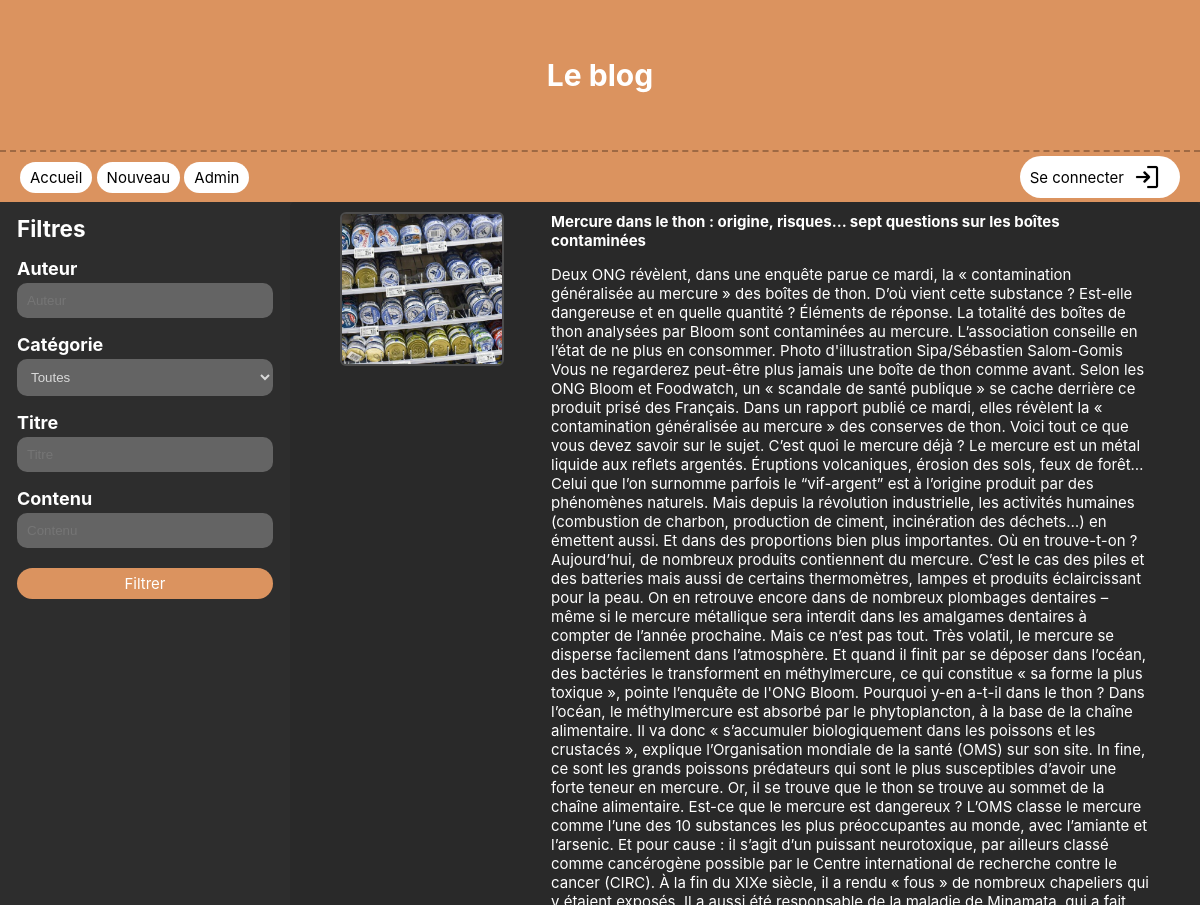
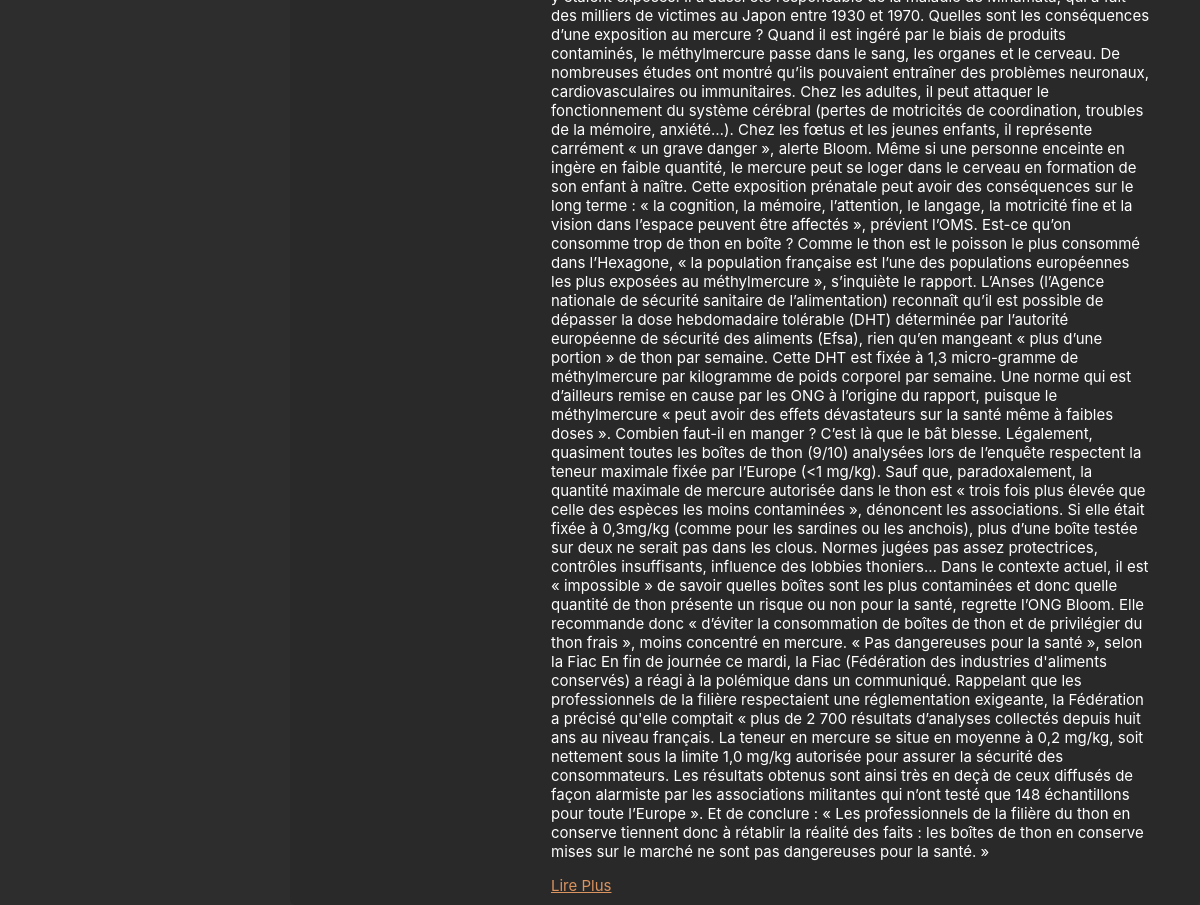
Screenshot of /code/index.php with the database file from the repository (2 pictures, top to bottom).
### tables this page shows
CREATE TABLE IF NOT EXISTS `articles` (
  `id` int NOT NULL AUTO_INCREMENT,
  `title` text NOT NULL,
  `content` text NOT NULL,
  `author_id` int NOT NULL,
  `image_url` text NOT NULL,
  `created_at` datetime NOT NULL DEFAULT CURRENT_TIMESTAMP,
  `updated_at` datetime NOT NULL DEFAULT CURRENT_TIMESTAMP,
  PRIMARY KEY (`id`),
  KEY `author_id` (`author_id`)
);

### code/index.php (the view, shortened to what this page needs)
<?php
try {
    $sql = 'SELECT *, a.id as article_id FROM articles a
            JOIN users u ON a.author_id = u.id
            JOIN article_categories ac ON a.id = ac.article_id
            JOIN categories c ON ac.category_id = c.id
            WHERE 1=1';
    $params = [];
    $sql .= ' ORDER BY a.created_at DESC LIMIT 25';
    $conn = get_bdd_connection();
    $stmt = $conn->prepare($sql);
    $stmt->execute($params);
    $values = $stmt->fetchAll();
} catch (PDOException $e) {
    echo "Erreur SQL : " . $e->getMessage();
}
?>
<!DOCTYPE html>
<html lang="fr">
<head>
    <link rel="stylesheet" href="res/css/style.css">
</head>
<body>
    <header>
        <h1>Le blog</h1>
    </header>
    <?php require_once "includes/header.php"; ?>
    <main class="home">
        <form method="POST" class="filters">
            <h2><label>Filtres<input type="checkbox" class="toggle_filters"></label></h2>
            <label>
                <span>Auteur</span>
                <input type="text" name="auteur" placeholder="Auteur">
            </label>
            <label>
                <span>Catégorie</span>
                <select name="categorie">
                    <option value="">Toutes</option>
                </select>
            </label>
            <label>
                <span>Titre</span>
                <input type="text" name="titre" placeholder="Titre">
            </label>
            <label>
                <span>Contenu</span>
                <input type="text" name="contenu" placeholder="Contenu">
            </label>
            <input type="submit" value="Filtrer">
        </form>
        <div class="articles">
            <?php foreach ($values as $row): ?>
                <article>
                    <img src="<?= htmlentities($row['image_url']) ?>" alt="Image de l'article">
                    <div class="preview">
                        <h4><?= htmlentities($row['title']) ?></h4>
                        <p><?= htmlentities($row['content']) ?></p>
                        <a href="article.php?id=<?= $row['article_id'] ?>">Lire Plus</a>
                    </div>
                </article>
            <?php endforeach; ?>
        </div>
    </main>
</body>
</html>

### code/includes/header.php (shortened to what this page needs)
<?php
if (empty($__PAGE_PREFIX)) {
    $__PAGE_PREFIX = './';
}
?>
<nav>
    <div class="left">
        <a class="button" href="<?= $__PAGE_PREFIX ?>">Accueil</a>
        <a class="button" href="<?= $__PAGE_PREFIX ?>create_article.php">Nouveau</a>
        <a class="button" href="<?= $__PAGE_PREFIX ?>admin/">Admin</a>
    </div>
    <div class="right">
        <a href="<?= $__PAGE_PREFIX ?>account.php" class="button">
            <?= $username ?? 'Se connecter' ?>
            <img src="<?= $__PAGE_PREFIX.($avatar_url ?? 'res/img/login.png') ?>" alt="<?= $username ?? 'Default' ?>'s avatar">
        </a>
    </div>
</nav>

### code/res/css/style.css (style rules this page uses)
html, body { font-family: "Inter", sans-serif; font-size: 15px; margin: 0; height: 100%; }
body { display: flex; flex-direction: column; background-color: #2D2D2D; color: white; }
nav { background: #DB935F; display: flex; justify-content: space-between; align-items: center; padding: 4px 20px; }
nav .left { overflow: hidden; display: inline-block; white-space: nowrap; }
nav a.button { background-color: white; color: black; }
nav a.button img { height: 30px; width: 30px; border-radius: 100%; object-fit: cover; }
nav a.button img:first-child { margin-right: 8px; }
nav a.button img:last-child { margin-left: 8px; }
header { background: #DB935F; color: white; display: flex; justify-content: center; align-items: center; min-height: 150px; border-bottom: 2px dashed #9f6943; }
main { flex: 1; display: flex; padding: 0 20px; }
main.home { padding: 0; }
main.home .filters { width: 280px; padding: 5px; }
main.home .filters label { display: flex; padding: 8px 12px; }
main.home .filters label > * { flex: 10; width: 100%; }
main.home .filters label span { flex: 6; }
main.home .filters label input { box-sizing: border-box; }
main.home .filters input[type=submit] { width: calc(100% - 24px); margin: 12px; box-sizing: border-box; }
main.home .articles { flex: 1; }
main.home .articles article { flex: 1; display: flex; gap: 15px; padding: 10px 50px; background-color: #2D2D2D; border-radius: 5px; }
main.home .articles article:nth-child(2n-1) { background-color: #292929; }
main.home .articles article img { min-width: 160px; min-height: 90px; width: 200px; height: 150px; object-fit: cover; margin-right: 32px; border-radius: 6px; border: solid rgba(128, 128, 128, 0.4) 2px; }
main.home .articles article .preview { display: flex; flex-direction: column; justify-content: space-evenly; }
a.button, input.button, button.button, input[type=submit] { border: none; margin: 0; width: auto; overflow: visible; font: inherit; line-height: normal; -webkit-font-smoothing: inherit; -moz-osx-font-smoothing: inherit; -webkit-appearance: none; border-radius: 100px; background-color: #db935f; padding: 6px 10px; text-decoration: none; color: white; }
a { color: #db935f; }
a.button { display: inline-flex; align-items: center; justify-content: center; }
h1, h2, h3, h4, h5, h6 { margin: 0; }
label { display: flex; flex-direction: column; gap: 4px; }
label span { font-weight: bold; font-size: larger; }
label input, label textarea, label select { padding: 10px; border-radius: 10px; border: none; background-color: #646464; color: #D9D9D9; }

### rows the page displays
articles: image_url (picture), title "Mercure dans le thon : origine, risques... sept questions sur les boîtes contaminées", content "Deux ONG révèlent, dans une enquête parue ce mardi, la « contamination généralisée au mercure » des boîtes de thon. D’où vient cette substance ? Est-elle dangereuse et en quelle quantité ? Éléments de réponse. La totalité des boîtes de thon analysées par Bloom sont contaminées au mercure. L’association conseille en l’état de ne plus en consommer. Photo d'illustration Sipa/Sébastien Salom-Gomis Vous ne regarderez peut-être plus jamais une boîte de thon comme avant. Selon les ONG Bloom et Foodwatch, un « scandale de santé publique » se cache derrière ce produit prisé des Français. Dans un rapport publié ce mardi, elles révèlent la « contamination généralisée au mercure » des conserves de…"

### other values shown
$username "Se connecter"
